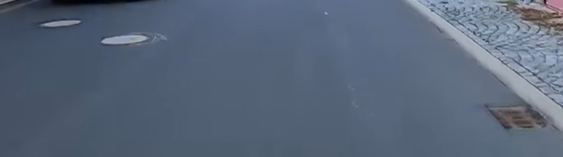
#> input picture src/pic/Drain_hole/Drain_hole11.png, 563 x 157 px
$ python -i stabilization.py   (imports and definitions only)
#> lines starting #> are read from the running program, lines starting #| are printed output that depends on the picture
from __future__ import annotations

from collections import deque

import cv2
import numpy as np


# [91 lines left out: functions update_mode_history, estimate_motion_state, not called in this run]


def get_mode_params(mode: str) -> dict[str, float]:
    presets = {
        "violent": {
            "alpha": 0.70,
            "max_translation": 6.0,
            "max_rotation": float(np.deg2rad(0.75)),
            "roi_ratio": 0.60,
            "max_corners": 120.0,
            "gain": 0.55,
            "rotation_gain": 0.50,
        },
        "large_sway": {
            "alpha": 0.88,
            "max_translation": 10.0,
            "max_rotation": float(np.deg2rad(1.10)),
            "roi_ratio": 0.70,
            "max_corners": 180.0,
            "gain": 0.82,
            "rotation_gain": 0.80,
        },
        "normal": {
            "alpha": 0.80,
            "max_translation": 8.0,
            "max_rotation": float(np.deg2rad(0.95)),
            "roi_ratio": 0.74,
            "max_corners": 160.0,
            "gain": 0.72,
            "rotation_gain": 0.70,
        },
    }
    return dict(presets[mode])


# [8 lines left out: function apply_gain_schedule, not called in this run]


class SimpleStabilizer:
    def __init__(
        self,
        max_corners: int = 200,
        quality_level: float = 0.01,
        min_distance: float = 20.0,
        block_size: int = 3,
        lk_win_size: tuple[int, int] = (21, 21),
        lk_max_level: int = 3,
        smoothing_alpha: float = 0.8,
    ) -> None:
        self.max_corners = max_corners
        self.quality_level = quality_level
        self.min_distance = min_distance
        self.block_size = block_size
        self.lk_params = dict(
            winSize=lk_win_size,
            maxLevel=lk_max_level,
            criteria=(cv2.TERM_CRITERIA_EPS | cv2.TERM_CRITERIA_COUNT, 30, 0.01),
        )
        self.downsample_scale = 0.5
        self.max_translation = 12.0
        self.max_rotation = float(np.deg2rad(1.5))
        self.pad = 24
        self.roi_ratio = 0.7
        self.estimator_roi_ratio = 0.7
        self.estimator_max_corners = min(self.max_corners, 160)
        self.alpha_offset = smoothing_alpha - 0.8
        self.prev_gray: np.ndarray | None = None
        self.trajectory = np.zeros(3, dtype=np.float32)
        self.smooth_trajectory = np.zeros(3, dtype=np.float32)
        self.mode = "normal"
        self.active_params = self._resolve_mode_params(self.mode)
        self.mode_history: dict[str, deque[float]] = {
            "dx": deque(maxlen=8),
            "dy": deque(maxlen=8),
            "da_deg": deque(maxlen=8),
            "trans_mag": deque(maxlen=8),
            "rot_mag_deg": deque(maxlen=8),
        }
        self.pending_mode: str | None = None
        self.pending_count = 0
        self.last_motion_state: dict[str, float] = {"confidence": 0.0}

    def _resolve_mode_params(self, mode: str) -> dict[str, float]:
        params = get_mode_params(mode)
        params["alpha"] = float(np.clip(params["alpha"] + self.alpha_offset, 0.60, 0.92))
        params["max_translation"] = min(params["max_translation"], self.max_translation)
        params["max_rotation"] = min(params["max_rotation"], self.max_rotation)
        params["roi_ratio"] = min(params["roi_ratio"], self.roi_ratio)
        params["max_corners"] = min(params["max_corners"], float(self.max_corners))
        return params

    # [84 lines left out: functions estimate_transform, update_trajectory, choose_mode, not called in this run]

    def update(self, frame: np.ndarray) -> np.ndarray:
        curr_gray = cv2.cvtColor(frame, cv2.COLOR_BGR2GRAY)
        if self.prev_gray is None:
            self.prev_gray = curr_gray
            return frame

        raw_dx, raw_dy, raw_da = self.estimate_transform(self.prev_gray, curr_gray)
        update_mode_history(self.mode_history, raw_dx, raw_dy, raw_da)
        self.mode = self.choose_mode(raw_dx, raw_dy, raw_da)
        self.active_params = self._resolve_mode_params(self.mode)
        dx, dy, da = self.update_trajectory(raw_dx, raw_dy, raw_da)
        dx, dy, da = apply_gain_schedule(dx, dy, da, self.active_params)

        cos_a = np.cos(da)
        sin_a = np.sin(da)
        m = np.array([[cos_a, -sin_a, dx], [sin_a, cos_a, dy]], dtype=np.float32)

        h, w = frame.shape[:2]
        pad = int(self.pad)
        padded = cv2.copyMakeBorder(frame, pad, pad, pad, pad, borderType=cv2.BORDER_REFLECT_101)
        m_pad = m.copy()
        m_pad[0, 2] += pad
        m_pad[1, 2] += pad
        warped = cv2.warpAffine(
            padded,
            m_pad,
            (w + 2 * pad, h + 2 * pad),
            flags=cv2.INTER_LINEAR,
            borderMode=cv2.BORDER_REFLECT_101,
        )
        self.prev_gray = curr_gray
        return warped[pad : pad + h, pad : pad + w]

>>> import cv2
>>> picture = cv2.imread('../../src/pic/Drain_hole/Drain_hole11.png')
#> picture is the input picture: shape (157, 563, 3); mean B, G, R 121, 101.4, 88.5
>>> result = SimpleStabilizer().update(picture)
#> in update, `curr_gray = cv2.cvtColor(frame, cv2.COLOR_BGR2GRAY)`:
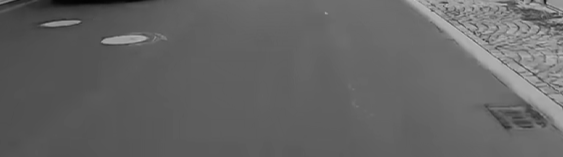
#> curr_gray: shape (157, 563); min 3, max 194, mean 99.7

$ run again, on src/pic/Drain_hole/Drain_hole15.png
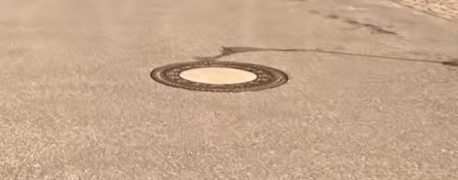
#> input picture src/pic/Drain_hole/Drain_hole15.png, 458 x 180 px
#> picture is the input picture: shape (180, 458, 3); mean B, G, R 142.2, 166.4, 196.1
#> in update, `curr_gray = cv2.cvtColor(frame, cv2.COLOR_BGR2GRAY)`:
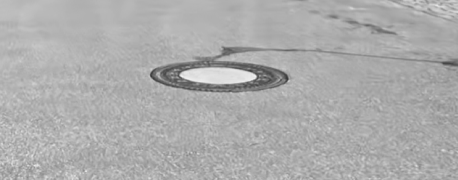
#> curr_gray: shape (180, 458); min 58, max 241, mean 172.4

$ run again, on src/pic/Drain_hole/Drain_hole16.png
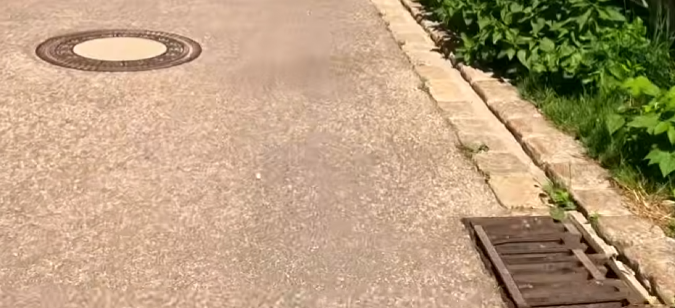
#> input picture src/pic/Drain_hole/Drain_hole16.png, 675 x 308 px
#> picture is the input picture: shape (308, 675, 3); mean B, G, R 125.3, 157.7, 183.3
#> in update, `curr_gray = cv2.cvtColor(frame, cv2.COLOR_BGR2GRAY)`:
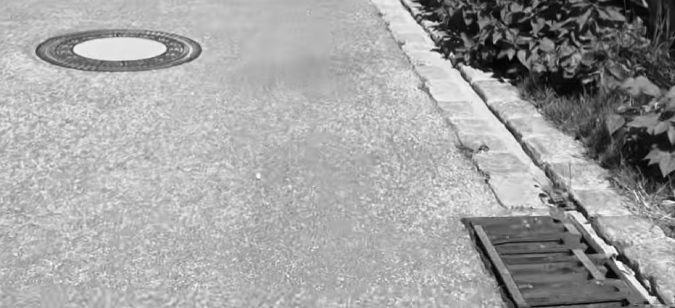
#> curr_gray: shape (308, 675); min 1, max 251, mean 161.6
